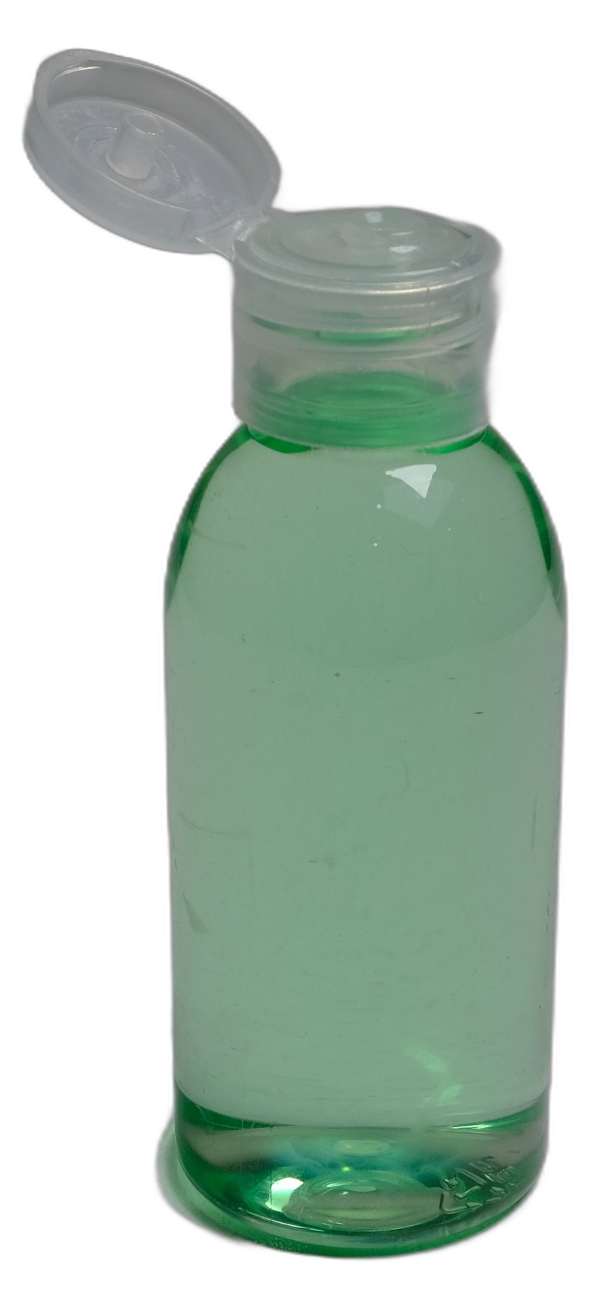
#> input picture assets/cropped_products/crop_100P1F_orig.png, 1179 x 2615 px (shown at 1/2 size); its folder holds only this picture in this run
$ python make_cap_crops.py
#> lines starting #> are read from the running program, lines starting #| are printed output that depends on the picture
import os, glob
from PIL import Image

os.makedirs('assets/cap_crops', exist_ok=True)

# Generate tight close-up crops of the caps from cropped_products
orig_crops = glob.glob('assets/cropped_products/*_orig.png')

for path in orig_crops:
    fname = os.path.basename(path) # e.g. crop_30P01F_orig.png
    code = fname.replace('crop_', '').replace('_orig.png', '')

    img = Image.open(path)
#> img is the input picture: PIL image 1179x2615 RGBA; mean R, G, B, A 60, 77.2, 65.5, 131.8
    w, h = img.size
#> w = 1179; h = 2615

    # Cap is typically in top 30% of the bottle
    cap_h = int(h * 0.32)
#> cap_h = 836
    # Center horizontally
    cap_crop = img.crop((0, 0, w, cap_h))
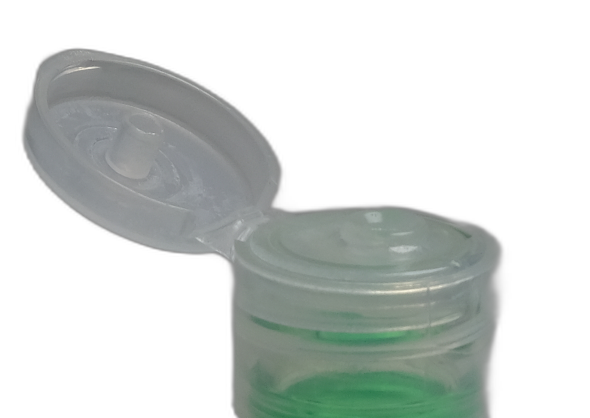
#> cap_crop: PIL image 1179x836 RGBA (shown at 1/2 size); mean R, G, B, A 46.9, 51.9, 49.1, 91.9; transparent parts drawn white

    # Make it a clean square with subtle padding
    side = max(cap_crop.width, cap_crop.height) + 40
#> side = 1219
    sq = Image.new('RGBA', (side, side), (255, 255, 255, 0))
    px = (side - cap_crop.width) // 2
#> px = 20
    py = (side - cap_crop.height) // 2
#> py = 191
    sq.paste(cap_crop, (px, py), cap_crop)
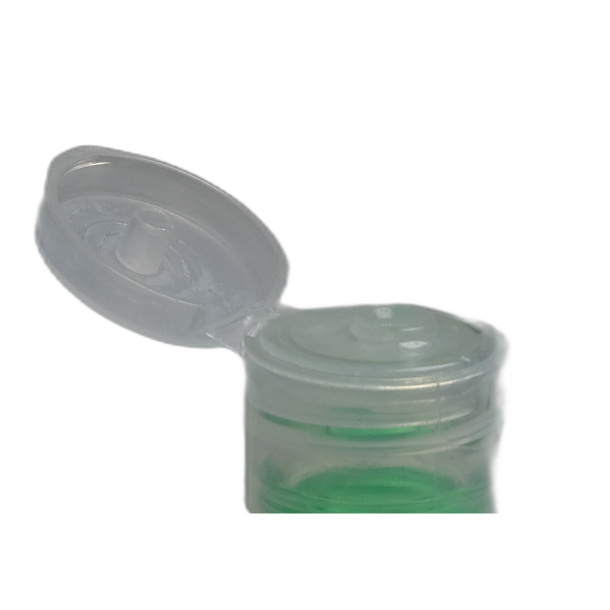
#> sq: PIL image 1219x1219 RGBA (shown at 1/2 size); mean R, G, B, A 224.4, 227.6, 225.8, 59.4; transparent parts drawn white

    # Resize to standard 240x240
    sq_thumb = sq.resize((240, 240), Image.Resampling.LANCZOS)
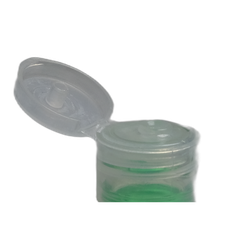
#> sq_thumb: PIL image 240x240 RGBA; mean R, G, B, A 33.8, 37.2, 35.3, 59.5; transparent parts drawn white
    sq_thumb.save(f'assets/cap_crops/cap_{code}.png')

print(f"Generated {len(orig_crops)} cap close-up crops in assets/cap_crops/")

$ run again, on assets/cropped_products/crop_200P1F_orig.png
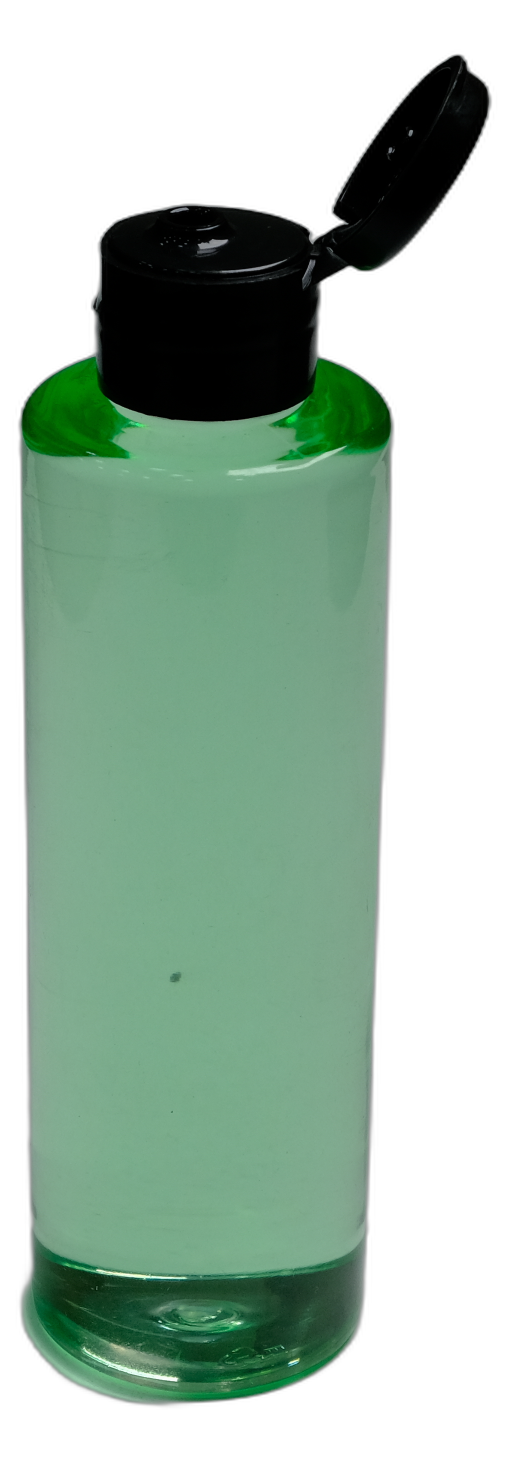
#> input picture assets/cropped_products/crop_200P1F_orig.png, 1020 x 2920 px (shown at 1/2 size)
#> img is the input picture: PIL image 1020x2920 RGBA; mean R, G, B, A 50.5, 73.3, 58.1, 139.5
#> `cap_crop = img.crop((0, 0, w, cap_h))`:
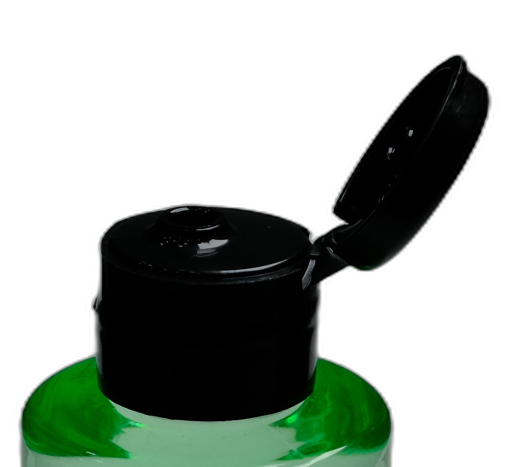
#> cap_crop: PIL image 1020x934 RGBA (shown at 1/2 size); mean R, G, B, A 7, 16, 8.3, 94.2; transparent parts drawn white
#> `sq_thumb = sq.resize((240, 240), Image.Resampling.LANCZOS)`:
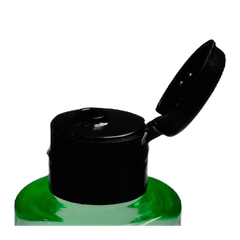
#> sq_thumb: PIL image 240x240 RGBA; mean R, G, B, A 8.4, 16.3, 9.6, 78.7; transparent parts drawn white
